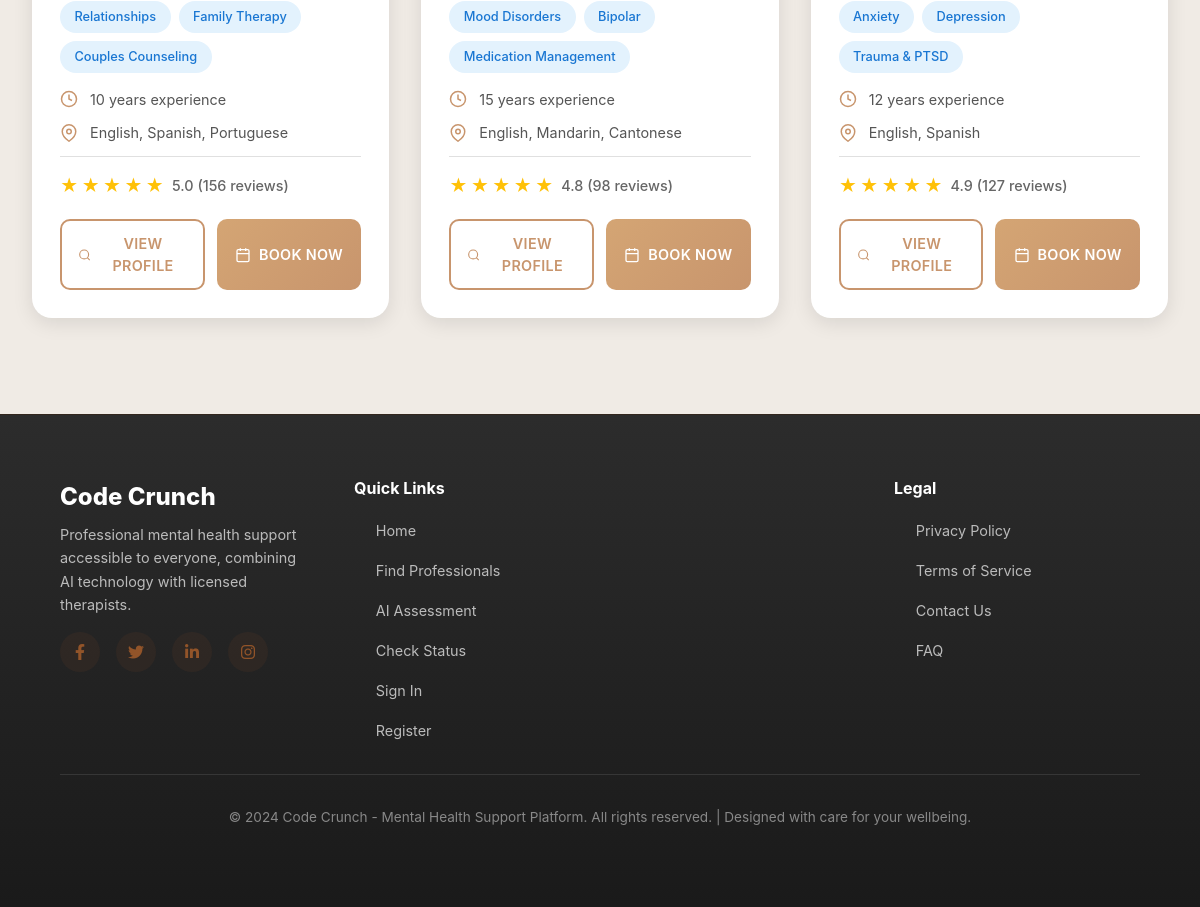
Page /professionals (lower part) on the earlier database version.
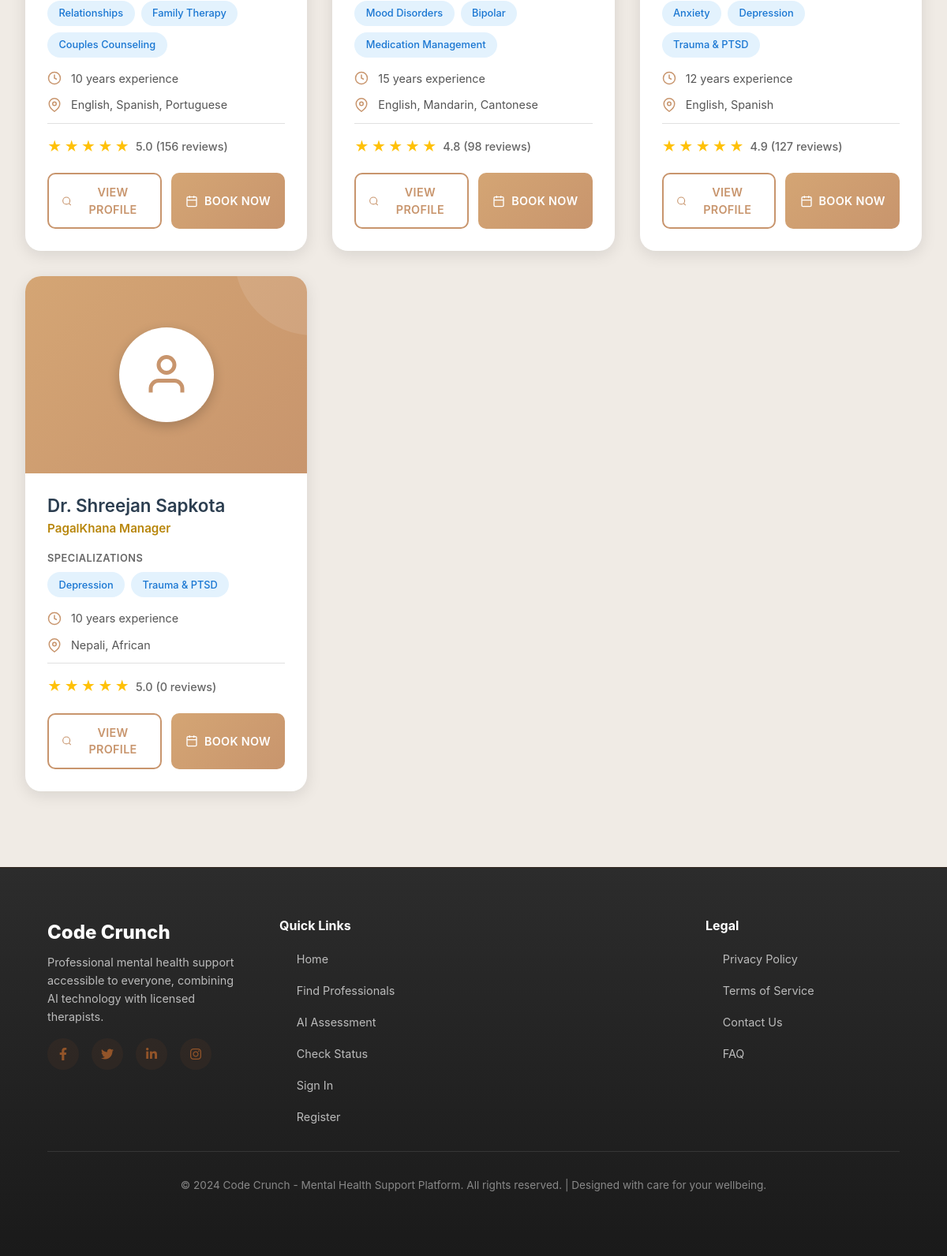
Same page on the later database version.
### app.py (models this page shows, shortened)
class Professional(db.Model):
    id = db.Column(db.Integer, primary_key=True)
    name = db.Column(db.String(100), nullable=False)
    title = db.Column(db.String(100), nullable=False)
    specialization = db.Column(db.String(200), nullable=False)
    bio = db.Column(db.Text, nullable=False)
    experience_years = db.Column(db.Integer, nullable=False)
    education = db.Column(db.Text, nullable=False)
    languages = db.Column(db.String(200), nullable=False)
    image_url = db.Column(db.String(200), default='default-avatar.jpg')
    available_days = db.Column(db.String(200), nullable=False)
    rating = db.Column(db.Float, default=5.0)
    total_reviews = db.Column(db.Integer, default=0)
    is_active = db.Column(db.Boolean, default=True)
    created_at = db.Column(db.DateTime, default=datetime.utcnow)
    appointments = db.relationship('Appointment', backref='professional', lazy=True)
    reviews = db.relationship('Review', backref='professional', lazy=True)

### app.py (the view)
@app.route('/professionals')
def professionals():
    all_professionals = Professional.query.filter_by(is_active=True).order_by(Professional.name).all()
    return render_template('professionals.html', professionals=all_professionals)

### templates/professionals.html (shortened to what this page needs)
{% extends "layout.html" %}
{% block content %}
<div class="professionals-page">
    <div class="professionals-container">
        {% if professionals %}
        <div class="professionals-grid">
            {% for prof in professionals %}
            <div class="professional-card">
                <div class="card-image">
                    <div class="card-image-placeholder">
                        <svg viewBox="0 0 24 24" fill="none" stroke="currentColor" stroke-width="2">
                            <path d="M20 21v-2a4 4 0 0 0-4-4H8a4 4 0 0 0-4 4v2"></path>
                            <circle cx="12" cy="7" r="4"></circle>
                        </svg>
                    </div>
                </div>
                <div class="card-content">
                    <h2 class="professional-name">{{ prof.name }}</h2>
                    <p class="professional-title">{{ prof.title }}</p>
                    <div class="specialization-section">
                        <span class="specialization-label">Specializations</span>
                        <div class="specialization-tags">
                            {% for spec in prof.specialization.split(',')[:3] %}
                            <span class="tag">{{ spec.strip() }}</span>
                            {% endfor %}
                        </div>
                    </div>
                    <div class="info-row">
                        <svg viewBox="0 0 24 24" fill="none" stroke="currentColor" stroke-width="2">
                            <circle cx="12" cy="12" r="10"></circle>
                            <polyline points="12 6 12 12 16 14"></polyline>
                        </svg>
                        <span>{{ prof.experience_years }} years experience</span>
                    </div>
                    <div class="info-row">
                        <svg viewBox="0 0 24 24" fill="none" stroke="currentColor" stroke-width="2">
                            <path d="M21 10c0 7-9 13-9 13s-9-6-9-13a9 9 0 0 1 18 0z"></path>
                            <circle cx="12" cy="10" r="3"></circle>
                        </svg>
                        <span>{{ prof.languages }}</span>
                    </div>
                    <div class="rating-section">
                        <div class="stars">
                            {% for i in range(5) %}
                            <span class="star">★</span>
                            {% endfor %}
                        </div>
                        <span class="rating-text">{{ prof.rating }} ({{ prof.total_reviews }} reviews)</span>
                    </div>
                    <div class="card-buttons">
                        <a href="{{ url_for('professional_detail', prof_id=prof.id) }}" class="btn btn-outline">
                            <svg viewBox="0 0 24 24" fill="none" stroke="currentColor" stroke-width="2">
                                <circle cx="11" cy="11" r="8"></circle>
                                <line x1="21" y1="21" x2="16.65" y2="16.65"></line>
                            </svg>
                            View Profile
                        </a>
                        <a href="{{ url_for('book_with_professional', prof_id=prof.id) }}" class="btn btn-primary">
                            <svg viewBox="0 0 24 24" fill="none" stroke="currentColor" stroke-width="2">
                                <rect x="3" y="4" width="18" height="18" rx="2" ry="2"></rect>
                                <line x1="16" y1="2" x2="16" y2="6"></line>
                                <line x1="8" y1="2" x2="8" y2="6"></line>
                                <line x1="3" y1="10" x2="21" y2="10"></line>
                            </svg>
                            Book Now
                        </a>
                    </div>
                </div>
            </div>
            {% endfor %}
        </div>
        {% endif %}
    </div>
</div>
{% endblock %}

### templates/layout.html (shortened to what this page needs)
<!DOCTYPE html>
<html lang="en">
    <head>
        <link
            href="https://cdn.jsdelivr.net/npm/bootstrap@5.1.3/dist/css/bootstrap.min.css"
            rel="stylesheet"
        />
        <link
            href="https://cdnjs.cloudflare.com/ajax/libs/font-awesome/6.0.0/css/all.min.css"
            rel="stylesheet"
        />
    </head>
    <body>
        <main>{% block content %}{% endblock %}</main>
        <footer class="modern-footer">
            <div class="footer-content">
                <div class="footer-section">
                    <div class="footer-logo">Code Crunch</div>
                    <p>Professional mental health support accessible to everyone, combining AI technology with licensed therapists.</p>
                    <div class="footer-socials">
                        <a href="#"><i class="fab fa-facebook-f"></i></a>
                        <a href="#"><i class="fab fa-twitter"></i></a>
                        <a href="#"><i class="fab fa-linkedin-in"></i></a>
                        <a href="#"><i class="fab fa-instagram"></i></a>
                    </div>
                </div>
                <div class="footer-section">
                    <h4>Quick Links</h4>
                    <ul class="footer-links">
                        <li><a href="{{ url_for('index') }}">Home</a></li>
                        <li><a href="{{ url_for('professionals') }}">Find Professionals</a></li>
                        <li><a href="{{ url_for('ai_assessment') }}">AI Assessment</a></li>
                        <li><a href="{{ url_for('check_status') }}">Check Status</a></li>
                        {% if session.user_id %}
                        <li><a href="{{ url_for('user_dashboard') }}">My Dashboard</a></li>
                        {% else %}
                        <li><a href="{{ url_for('login') }}">Sign In</a></li>
                        <li><a href="{{ url_for('register') }}">Register</a></li>
                        {% endif %}
                    </ul>
                </div>
                <div class="footer-section">
                    <h4>Legal</h4>
                    <ul class="footer-links">
                        <li><a href="#">Privacy Policy</a></li>
                        <li><a href="#">Terms of Service</a></li>
                        <li><a href="#">Contact Us</a></li>
                        <li><a href="#">FAQ</a></li>
                    </ul>
                </div>
            </div>
            <div class="footer-bottom">
                <p>&copy; 2024 Code Crunch - Mental Health Support Platform. All rights reserved. | Designed with care for your wellbeing.</p>
            </div>
        </footer>
    </body>
</html>

### templates/layout.html (style rules this page uses)
* { margin: 0; padding: 0; box-sizing: border-box; }
html, body { height: 100%; }
body { font-family: -apple-system, BlinkMacSystemFont, "Segoe UI", Roboto, "Helvetica Neue", Arial, sans-serif; background-color: #f9f7f4; color: #1a202c; display: flex; flex-direction: column; min-height: 100vh; }
main { flex: 1; margin-top: 80px; width: 100%; }
.modern-footer { background: linear-gradient(180deg, #2c2c2c 0%, #1a1a1a 100%); color: #fff; padding: 4rem 5%; margin-top: auto; border-top: 1px solid rgba(146, 84, 41, 0.2); }
.footer-content { max-width: 1400px; margin: 0 auto; display: grid; grid-template-columns: 1fr 2fr 1fr; gap: 3rem; margin-bottom: 2rem; }
.footer-section h4 { font-size: 1rem; font-weight: 700; margin-bottom: 1.2rem; color: #fff; }
.footer-section p { color: #bbb; font-size: 0.9rem; line-height: 1.6; }
.footer-logo { font-size: 1.5rem; font-weight: 800; color: #fff; margin-bottom: 0.5rem; }
.footer-links { display: flex; flex-direction: column; gap: 1rem; list-style: none; margin: 0; padding: 0; }
.footer-links a { color: #bbb; text-decoration: none; font-size: 0.9rem; transition: all 0.3s ease; position: relative; }
.footer-links a::before { content: "→"; margin-right: 0.5rem; opacity: 0; transition: opacity 0.3s ease; }
.footer-socials { display: flex; gap: 1rem; }
.footer-socials a { display: inline-flex; align-items: center; justify-content: center; width: 40px; height: 40px; background: rgba(146, 84, 41, 0.1); color: #925429; border-radius: 50%; transition: all 0.3s ease; text-decoration: none; }
.footer-bottom { text-align: center; padding-top: 2rem; border-top: 1px solid rgba(255, 255, 255, 0.1); color: #888; font-size: 0.85rem; }
.btn { border-radius: 12px; font-weight: 600; transition: all 0.3s ease; }
.btn-primary { background: #925429; border: none; }

Differences in the rows shown:
added Professional: name "Dr. Shreejan Sapkota", title "PagalKhana Manager", strip "Depression" "Trauma & PTSD", experience_years "10", languages "Nepali, African", rating "5.0", total_reviews "0"
